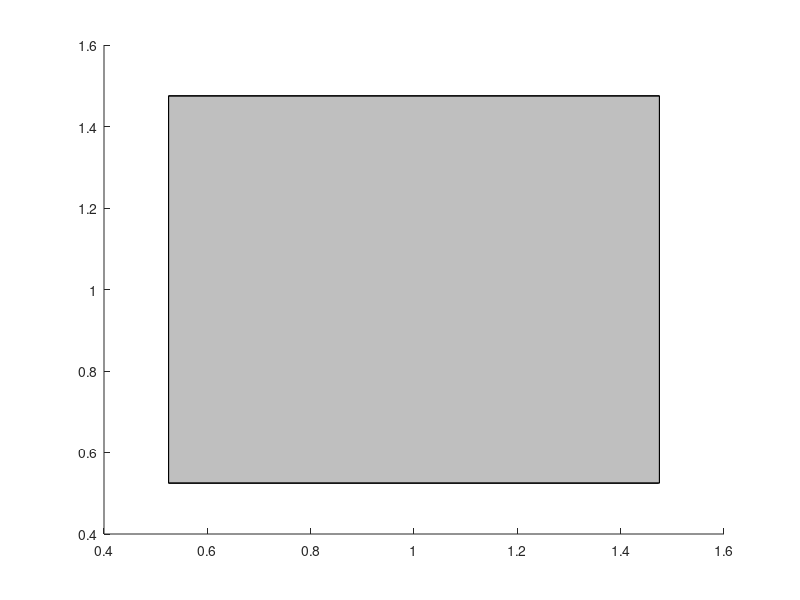

This figure's MATLAB source: (Note: this script raises an error after producing the figure.)

e = 0.05;
w = 1-e;
h = 1-e;
d = 1-e;

for i= 1:5
    for j= 1:5
        for k= 1:5
        center = [i,j,k];



verts = [-w -h -d; ...
          w -h -d; ...
         -w  h -d; ...
          w  h -d; ...
         -w -h  d; ...
          w -h  d; ...
         -w  h  d; ...
          w  h  d]./2;
verts = verts + center;
faces = [3 4 8 7; ...
         4 2 6 8; ...
         2 1 5 6; ...
         1 3 7 5; ...
         7 8 6 5; ...
         1 2 4 3];
g = hgtransform;     
patch('Vertices',verts,'Faces',faces,'FaceColor',[.75 .75 .75],'Parent',g)
alpha(0.5)
view(3)
box on
axis vis3d
daspect([1 1 1])
x = 0;
y = 0;
z = 0;


        g.Matrix = makehgtform('xrotate',x,'yrotate',y,'zrotate',z);
        hold on

        end
    end
end
